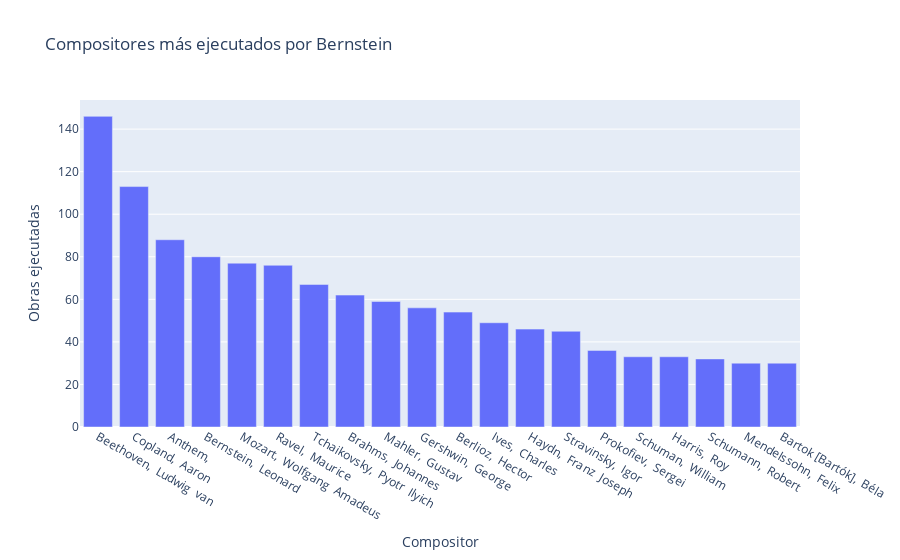

Source (notebook cell):
### Code cell
hist_director('Bernstein')

### Figure 1 — Plotly figure (JSON) as saved in the notebook; plotly's stock layout.template omitted (floating-point values rounded to 4 significant figures)
{"data": [{"alignmentgroup": "True", "hovertemplate": "Compositor=%{x}<br>Obras ejecutadas=%{y}<extra></extra>", "legendgroup": "", "marker": {"color": "#636efa", "pattern": {"shape": ""}}, "name": "", "offsetgroup": "", "orientation": "v", "showlegend": false, "textposition": "auto", "type": "bar", "x": ["Beethoven,  Ludwig  van", "Copland,  Aaron", "Anthem,", "Bernstein,  Leonard", "Mozart,  Wolfgang  Amadeus", "Ravel,  Maurice", "Tchaikovsky,  Pyotr  Ilyich", "Brahms,  Johannes", "Mahler,  Gustav", "Gershwin,  George", "Berlioz,  Hector", "Ives,  Charles", "Haydn,  Franz  Joseph", "Stravinsky,  Igor", "Prokofiev,  Sergei", "Schuman,  William", "Harris,  Roy", "Schumann,  Robert", "Mendelssohn,  Felix", "Bartok [Bartók],  Béla"], "xaxis": "x", "y": [146, 113, 88, 80, 77, 76, 67, 62, 59, 56, 54, 49, 46, 45, 36, 33, 33, 32, 30, 30], "yaxis": "y"}], "layout": {"barmode": "relative", "legend": {"tracegroupgap": 0}, "title": {"text": "Compositores más ejecutados por Bernstein"}, "xaxis": {"anchor": "y", "domain": [0, 1], "title": {"text": "Compositor"}}, "yaxis": {"anchor": "x", "domain": [0, 1], "title": {"text": "Obras ejecutadas"}}}}
